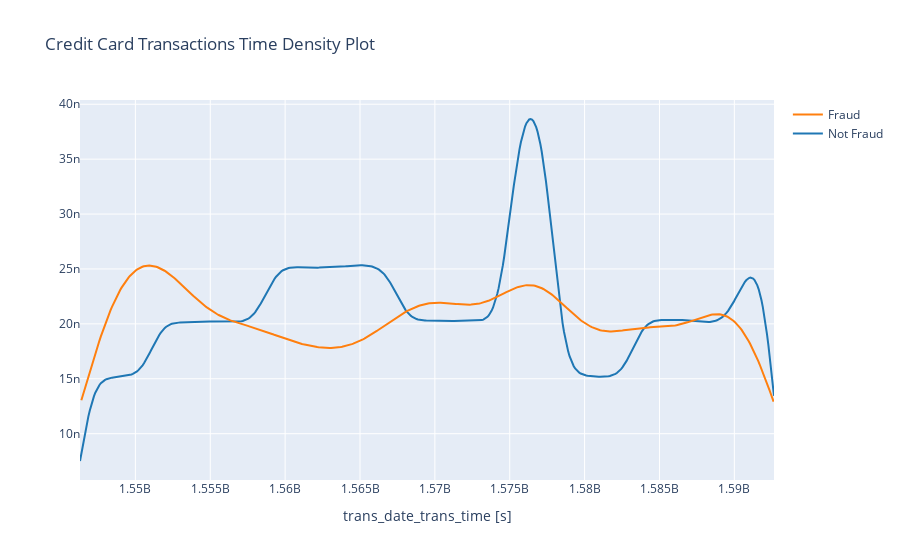

The notebook cell saved with this chart:
### Code cell
# Assuming your DataFrame is already loaded and 'trans_date_trans_time' has been converted to datetime
import pandas as pd
import plotly.figure_factory as ff
from plotly.offline import iplot

# Convert 'trans_date_trans_time' to datetime
data_df['trans_date_trans_time'] = pd.to_datetime(data_df['trans_date_trans_time'])

# Convert datetime to 'int64' to get Unix timestamp (in nanoseconds) and then convert to seconds
data_df['trans_time_numeric'] = data_df['trans_date_trans_time'].astype('int64') // 10**9

# Now, use 'trans_time_numeric' for your plots
class_0 = data_df.loc[data_df['is_fraud'] == 0]['trans_time_numeric']
class_1 = data_df.loc[data_df['is_fraud'] == 1]['trans_time_numeric']

hist_data = [class_0, class_1]
group_labels = ['Not Fraud', 'Fraud']

fig = ff.create_distplot(hist_data, group_labels, show_hist=False, show_rug=False)
fig['layout'].update(title='Credit Card Transactions Time Density Plot', xaxis=dict(title='trans_date_trans_time [s]'))
iplot(fig, filename='dist_only')

### Figure 1 — Plotly figure (JSON) as saved in the notebook; plotly's stock layout.template omitted (floating-point values rounded to 4 significant figures; data arrays with more than 128 entries replaced by an {"elided": "..."} marker saying what was removed)
{"data": [{"legendgroup": "Not Fraud", "marker": {"color": "rgb(31, 119, 180)"}, "mode": "lines", "name": "Not Fraud", "showlegend": true, "type": "scatter", "x": {"elided": "500 float values"}, "xaxis": "x", "y": {"elided": "500 float values"}, "yaxis": "y"}, {"legendgroup": "Fraud", "marker": {"color": "rgb(255, 127, 14)"}, "mode": "lines", "name": "Fraud", "showlegend": true, "type": "scatter", "x": {"elided": "500 float values"}, "xaxis": "x", "y": {"elided": "500 float values"}, "yaxis": "y"}], "layout": {"barmode": "overlay", "hovermode": "closest", "legend": {"traceorder": "reversed"}, "title": {"text": "Credit Card Transactions Time Density Plot"}, "xaxis": {"anchor": "y2", "domain": [0, 1], "title": {"text": "trans_date_trans_time [s]"}, "zeroline": false}, "yaxis": {"anchor": "free", "domain": [0, 1], "position": 0}}}
